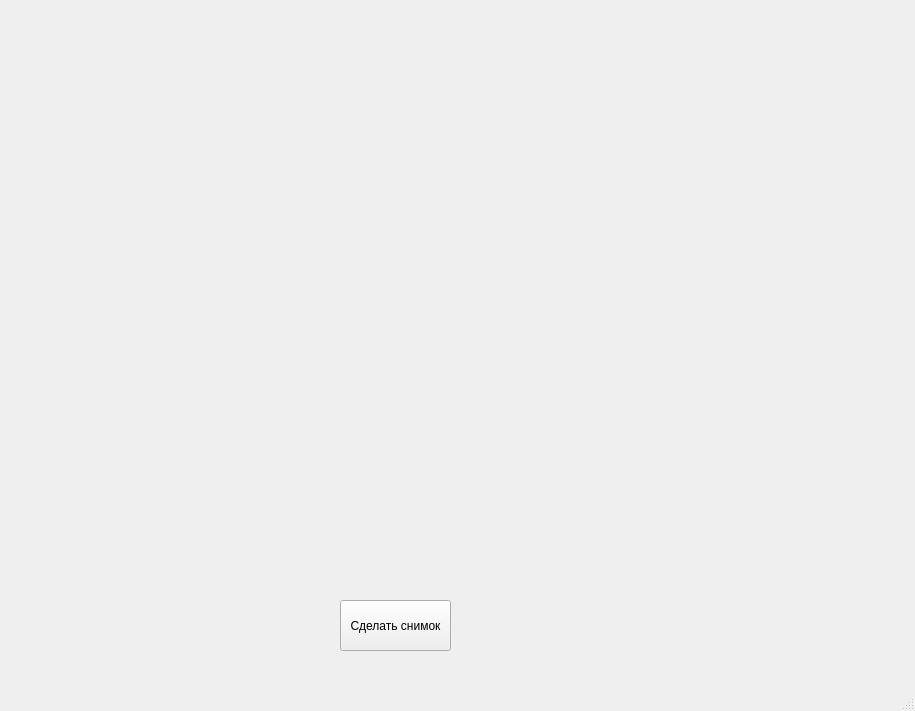
<?xml version="1.0" encoding="UTF-8"?>
<ui version="4.0">
 <class>MainWindow</class>
 <widget class="QMainWindow" name="MainWindow">
  <property name="geometry">
   <rect>
    <x>0</x>
    <y>0</y>
    <width>915</width>
    <height>711</height>
   </rect>
  </property>
  <property name="windowTitle">
   <string>MainWindow</string>
  </property>
  <widget class="QWidget" name="centralwidget">
   <widget class="QWidget" name="verticalLayoutWidget">
    <property name="geometry">
     <rect>
      <x>20</x>
      <y>20</y>
      <width>821</width>
      <height>531</height>
     </rect>
    </property>
    <layout class="QVBoxLayout" name="cameraLayout">
     <item>
      <widget class="QLabel" name="cameraLabel">
       <property name="enabled">
        <bool>true</bool>
       </property>
       <property name="styleSheet">
        <string notr="true">font: 12pt &quot;MS Shell Dlg 2&quot;;
color: rgb(0, 0, 0);</string>
       </property>
       <property name="text">
        <string/>
       </property>
       <property name="alignment">
        <set>Qt::AlignCenter</set>
       </property>
      </widget>
     </item>
    </layout>
   </widget>
   <widget class="QPushButton" name="photoBut">
    <property name="geometry">
     <rect>
      <x>340</x>
      <y>600</y>
      <width>111</width>
      <height>51</height>
     </rect>
    </property>
    <property name="text">
     <string>Сделать снимок</string>
    </property>
   </widget>
  </widget>
  <widget class="QMenuBar" name="menubar">
   <property name="geometry">
    <rect>
     <x>0</x>
     <y>0</y>
     <width>915</width>
     <height>26</height>
    </rect>
   </property>
  </widget>
  <widget class="QStatusBar" name="statusbar"/>
 </widget>
 <resources/>
 <connections/>
</ui>
